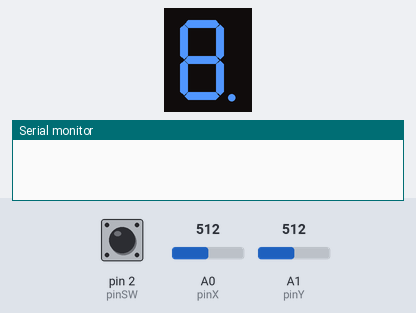
Recording of a sketch running on a simulated Arduino Uno, built with avr-gcc and run on an emulated ATmega328P. On the bench: 1-digit seven-segment display, the last lines printed to the serial monitor. Wiring (inferred from the names in the program): 1-digit 7-segment display, segments lit when LOW: segments pin 10, pin 9, pin 8, pin 7, pin 6, pin 5, pin 4, pin 11. The test bench sets the inputs (shaded band); at power-on: A1 (pinY) = 512, pin 2 (pinSW) HIGH, A0 (pinX) = 512. The segment pins are drawn as the display they are named for.

Above: at 0.75 s.
1.3 s: A1 (pinY) set to 90
At 1.65 s:
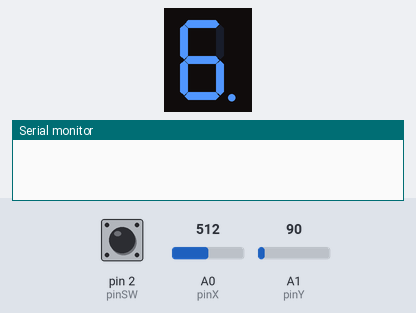
3.0 s: pin 2 (pinSW) pulled LOW for 0.15 s
At 3.45 s:
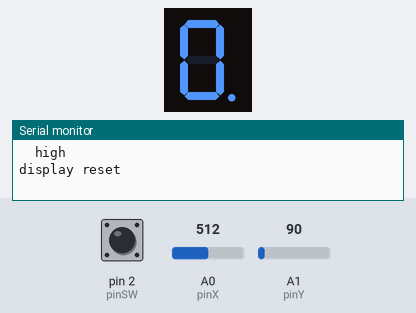
Timing chart, 0 to 6.0 s (numbered marks = the images above; inputs shaded):
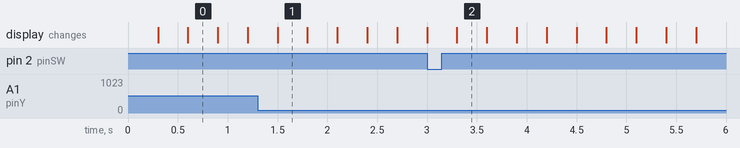

The sketch:

hw3-intro-rob.ino
```cpp
const int pinSW = 2;
const int pinX = A0;
const int pinY = A1;


const int pinA = 11;
const int pinB = 10;
const int pinC = 9;
const int pinD = 8;
const int pinE = 7;
const int pinF = 6;
const int pinG = 5;
const int pinDP = 4;

int statePinA = 0;
int statePinB = 0;
int statePinC = 0;
int statePinD = 0;
int statePinE = 0;
int statePinF = 0;
int statePinG = 0;
int statePinDP = 0;

unsigned long currentBlinkMillis = 0;
unsigned long lastBlinkMillis = 0;
const int blinkingTime = 300;

const int joystickDebounce = 300;
unsigned long lastJoyMove = 0;
unsigned long currentTime = 0;

unsigned long lastInterruptTime = 0;
unsigned long switchDebounce = 100;
// if the switch is pressed more than "swResetTime" miliseconds the display should reset
const int swResetTime = 1000;
unsigned long pressTime = 0;
unsigned long releaseTime = 0;

// states for 7-segments LEDs and joystick's switch
byte state = LOW;
byte swState = LOW;
byte lastSwState = LOW;

int xValue = 0;
int yValue = 0;

bool joyMoved = false;
// min and max thresholds for joystick's output values
const int minThreshold = 100;
/* maximum threshold is set high because when the switch is pressed, the x axis value goes gradually from ~500 to ~1020,
   this should reduce unwanted changes to currentSegment when pressing the switch*/
const int maxThreshold = 1015;

const int segSize = 8;
// segment states 1, 0
const int segStates = 2;

int segments[segSize][segStates] = {
  {pinDP, statePinDP},
  {pinG, statePinG},
  {pinF, statePinF},
  {pinE, statePinE},
  {pinD, statePinD},
  {pinC, statePinC},
  {pinB, statePinB},
  {pinA, statePinA}
};
// set constant for (pinSegment - position in matrix)
const int difPinAndIndex = 4;
// initialize the current and starting segment as the decimal point
int currentSegment = pinDP;

// constants used to get either pins or states and not the entire matrix
const int pinsInMatrix = 0;
const int statesInMatrix = 1;

/* the x axis value goes to ~1020 so we wait as the jump to interrupt
 is not instant - this should reduce unwanted changes to currentSegment when pressing the switch */
const int swTimeThreshold = 200;

void setup() {
  pinMode(pinX, INPUT);
  pinMode(pinY, INPUT);
  pinMode(pinSW, INPUT_PULLUP);

  for (int i = 0; i < segSize; i++) {
    pinMode(segments[i][pinsInMatrix], OUTPUT);
  }

  attachInterrupt(digitalPinToInterrupt(pinSW), switchInterrupt, CHANGE);
  Serial.begin(9600);
}

void loop() {
  xValue = analogRead(pinX);
  yValue = analogRead(pinY);
  //if the joystick was moved after the debouncing time take the input.
  currentTime = millis();
  if(!joyMoved && currentTime - lastJoyMove >= joystickDebounce){
    joyMoved = true;
    lastJoyMove = millis();
    currentSegment = changeCurrentSegment();
  }
  // otherwise if the joystick returned in neutral joyMoved should be flagged as such
  else if(xValue > minThreshold && xValue < maxThreshold && yValue > minThreshold && yValue < maxThreshold){
    joyMoved = false;
  }
  blink(currentSegment);

  setOtherSegments(currentSegment);
}


// interrupt when the switch is pressed or released
void switchInterrupt() {
  static unsigned long interruptTime = 0;
  interruptTime = micros();
  swState = digitalRead(pinSW);
  /* if interrupts come in faster succession than the debounce delay
  or if it reads multiple interrupts with the same state, they're ignored */
  if(interruptTime - lastInterruptTime > switchDebounce * 1000 && swState != lastSwState) {
    if(!swState){
      pressTime = millis();
      Serial.print("low");
    }
    if(swState){
      releaseTime = millis();
      Serial.print("  ");
      Serial.println("high");
      if(releaseTime - pressTime < swResetTime){
        Serial.println("segment desired state changed");
        for(int i = 0; i < segSize; i++){
          if(i == currentSegment - difPinAndIndex){
            segments[i][statesInMatrix] = !segments[i][statesInMatrix];
          }
        }
      }
      if(releaseTime - pressTime > swResetTime){
        Serial.println("display reset");
        currentSegment = pinDP;
        for(int i = 0; i < segSize; i++){
          segments[i][statesInMatrix] = 0;
        }
      }
    }
  }
  lastInterruptTime = interruptTime;
  lastSwState = swState;
}

// current segment permanently changes states
void blink(int currentSegment){
  currentBlinkMillis = millis();
  if(currentBlinkMillis - lastBlinkMillis >= blinkingTime){
    state = !state;
    digitalWrite(currentSegment, state);
    lastBlinkMillis = millis();
  }
}

/* takes the current segment and sets all the other ones to the desired
   state (current segment should stay blinking) */
void setOtherSegments(int currentSegment){
  for(int i = 0; i < segSize; i++){
    if(i != currentSegment - difPinAndIndex)
      digitalWrite(segments[i][pinsInMatrix], segments[i][statesInMatrix]);
  }
}

int changeCurrentSegment(){
  /* if the switch is pressed even slightly, x axis value goes to max;
  check if the sw is pressed and wait for the program to jump to to interrupt */
  for(int i = 0; i < swTimeThreshold; i++){
    if(!digitalRead(pinSW)){
      return currentSegment;
    }
  }
  // if both axis are in the set thresholds the joystick was moved diagonally and shouldnt move the segment (doesn't know where to)
  if((xValue > maxThreshold || xValue < minThreshold) && (yValue > maxThreshold || yValue < minThreshold)){
    Serial.println("misinput");
    // return the same segment used to call the function
    return currentSegment;
  }
  switch(currentSegment){
    case pinA:
      if(yValue > maxThreshold){
        currentSegment = pinB;
      }
      if(yValue < minThreshold){
        currentSegment = pinF;
      }
      if(xValue > maxThreshold){
        break;
      }
      if(xValue < minThreshold){
        currentSegment = pinG;
      }
      break;
    case pinB:
      if(yValue > maxThreshold){
        break;
      }
      if(yValue < minThreshold){
        currentSegment = pinF;
      }
      if(xValue > maxThreshold){
        currentSegment = pinA;
      }
      if(xValue < minThreshold){
        currentSegment = pinG;
      }
      break;
    case pinC:
      if(yValue > maxThreshold){
        currentSegment = pinDP;
      }
      if(yValue < minThreshold){
        currentSegment = pinE;
      }
      if(xValue > maxThreshold){
        currentSegment = pinG;
      }
      if(xValue < minThreshold){
        currentSegment = pinD;
      }
      break;
    case pinD:
      if(yValue > maxThreshold){
        currentSegment = pinC;
      }
      if(yValue < minThreshold){
        currentSegment = pinE;
      }
      if(xValue > maxThreshold){
        currentSegment = pinG;
      }
      if(xValue < minThreshold){
        break;
      }
      break;
    case pinE:
      if(yValue > maxThreshold){
        currentSegment = pinC;
      }
      if(yValue < minThreshold){
        break;
      }
      if(xValue > maxThreshold){
        currentSegment = pinG;
      }
      if(xValue < minThreshold){
        currentSegment = pinD;
      }
      break;
    case pinF:
      if(yValue > maxThreshold){
        currentSegment = pinB;
      }
      if(yValue < minThreshold){
        break;
      }
      if(xValue > maxThreshold){
        currentSegment = pinA;
      }
      if(xValue < minThreshold){
        currentSegment = pinG;
      }
      break;
    case pinG:
      if(yValue > maxThreshold){
        break;
      }
      if(yValue < minThreshold){
        break;
      }
      if(xValue > maxThreshold){
        currentSegment = pinA;
      }
      if(xValue < minThreshold){
        currentSegment = pinD;
      }
      break;
    case pinDP:
      if(yValue > maxThreshold){
        break;
      }
      if(yValue < minThreshold){
        currentSegment = pinC;
      }
      if(xValue > maxThreshold){
        break;
      }
      if(xValue < minThreshold){
        break;
      }
      break;
  }
  return currentSegment;
}
```

Measured:
- after the input at 1.3 s, the display: changes after 0.20 s (image 1)
- after the input at 3.0 s, the display: first differs from a run without the input after 0.30 s (image 2)
